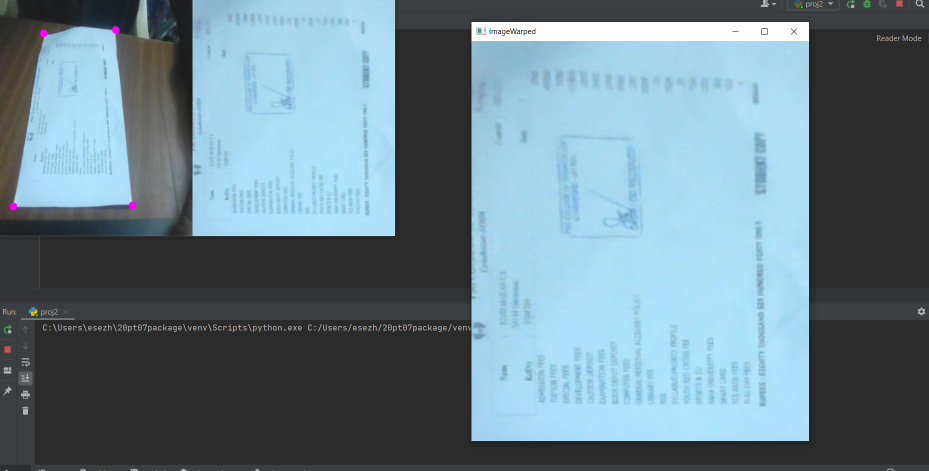
#> input picture i2.PNG, 1857 x 942 px, given in place of the camera (shown at 1/2 size)
$ python proj1.py
#> lines starting #> are read from the running program, lines starting #| are printed output that depends on the picture; after the words box and inside, x2 and y2 are one past the last pixel; in counts of white or black regions, pixels touching at a corner belong together
#> further down, img is the input picture: shape (942, 1857, 3); mean B, G, R 140.3, 128.7, 105.9
import cv2
import numpy as np

frameWidth = 640
frameHeight = 480
cap = cv2.VideoCapture(0)
cap.set(3, frameWidth)
cap.set(4, frameHeight)
cap.set(10, 150)

myColors = [[5, 107, 0, 19, 255, 255],
            [133, 56, 0, 159, 156, 255],
            [57, 76, 0, 100, 255, 255],
            [90, 48, 0, 118, 255, 255]]
myColorValues = [[51, 153, 255],  ## BGR
                 [255, 0, 255],
                 [0, 255, 0],
                 [255, 0, 0]]

myPoints = []

def findColor(img, myColors, myColorValues):
    imgHSV = cv2.cvtColor(img, cv2.COLOR_BGR2HSV)
#> imgHSV: shape (942, 1857, 3); mean H, S, V 60.3, 41.4, 140.8
    count = 0
    newPoints = []
    for color in myColors:
        lower = np.array(color[0:3])
        upper = np.array(color[3:6])
        mask = cv2.inRange(imgHSV, lower, upper)
        x, y = getContours(mask)
        cv2.circle(imgResult, (x, y), 15, myColorValues[count], cv2.FILLED)
        if x != 0 and y != 0:
            newPoints.append([x, y, count])
        count += 1
#> this loop made 4 passes
#> x on passes 1, 3, 4: 0, 572, 157
#> (contours in getContours, x) on pass 2: (31 contours, all with area under 20, 0)
#> pass 1, in findColor, `mask = cv2.inRange(imgHSV, lower, upper)`:
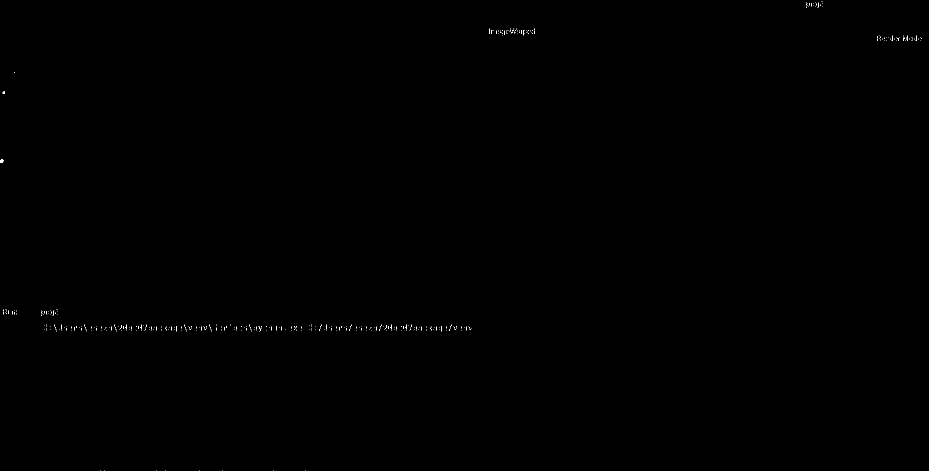
#> mask: shape (942, 1857) (shown at 1/2 size); 0.07% white in thin lines or dots
#> pass 2, in findColor, `mask = cv2.inRange(imgHSV, lower, upper)`:
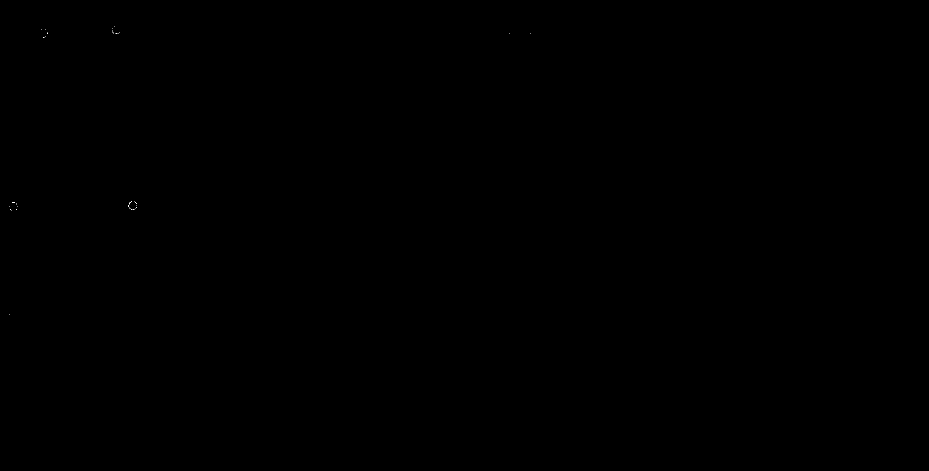
#> mask: shape (942, 1857) (shown at 1/2 size); 0% white in thin lines or dots, all inside (x1, y1, x2, y2) = (19, 52, 1062, 629)
#> pass 3, in findColor, `mask = cv2.inRange(imgHSV, lower, upper)`:
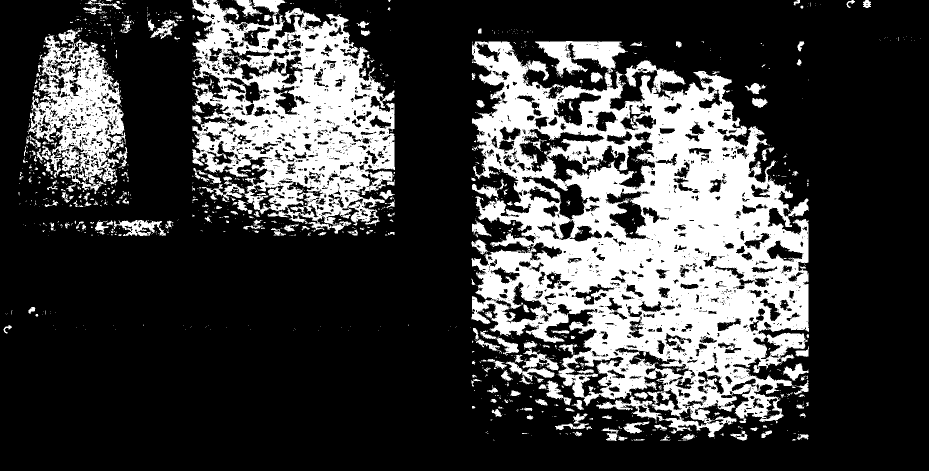
#> mask: shape (942, 1857) (shown at 1/2 size); 25.3% white; 1516 white regions (1276 under 20 px), largest, box (x1, y1, x2, y2) and area: (943, 83, 1618, 875) 268274, (385, 0, 790, 467) 100769, (56, 68, 251, 388) 28966
#> after the loop:
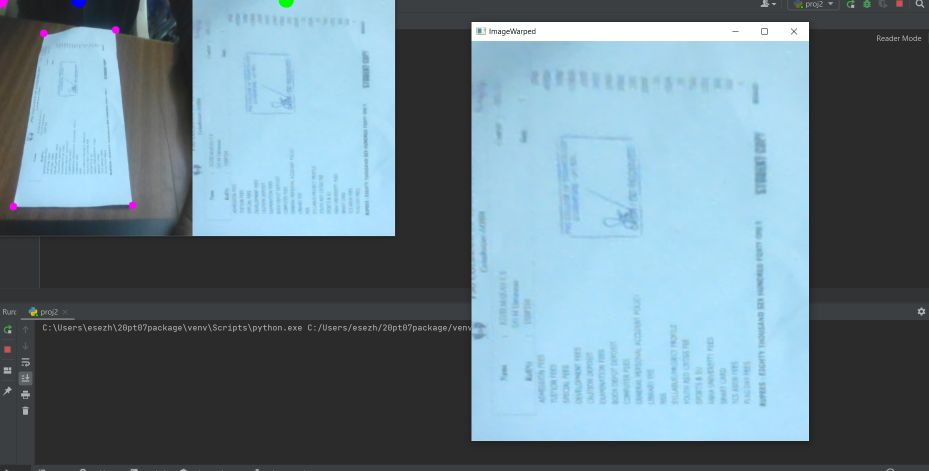
#> imgResult: shape (942, 1857, 3) (shown at 1/2 size); 0.05% of pixels changed, all inside (x1, y1, x2, y2) = (0, 0, 588, 16)
#> after the loop:
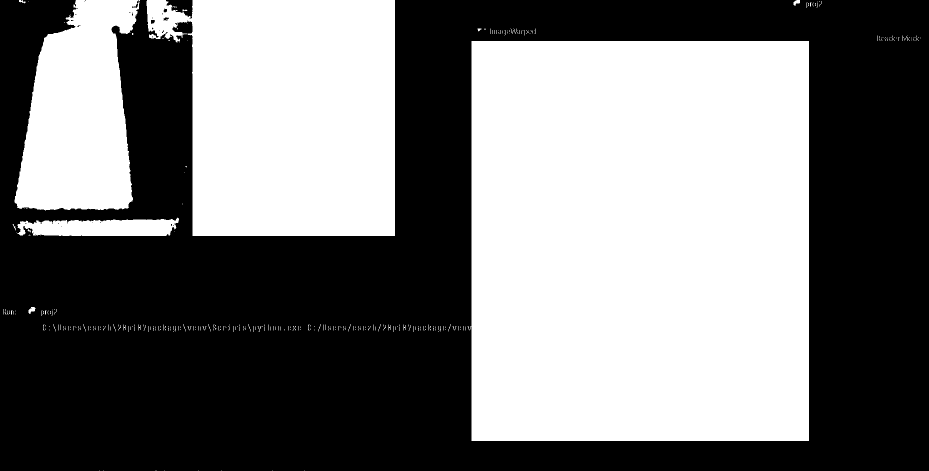
#> mask: shape (942, 1857) (shown at 1/2 size); 47.1% white; 360 white regions (350 under 20 px), largest, box (x1, y1, x2, y2) and area: (940, 82, 1618, 882) 540008, (293, 0, 790, 472) 195600, (29, 0, 280, 421) 75824
#> after the loop, count = 4; newPoints = []

    return newPoints


def getContours(img):
    contours, hierarchy = cv2.findContours(img, cv2.RETR_EXTERNAL, cv2.CHAIN_APPROX_NONE)
    x, y, w, h = 0, 0, 0, 0
    for cnt in contours:
        area = cv2.contourArea(cnt)
        if area > 500:
            peri = cv2.arcLength(cnt, True)
            approx = cv2.approxPolyDP(cnt, 0.02 * peri, True)
            x, y, w, h = cv2.boundingRect(approx)
    return x + w // 2, y


def drawOnCanvas(myPoints, myColorValues):
    for point in myPoints:
        cv2.circle(imgResult, (point[0], point[1]), 10, myColorValues[point[2]], cv2.FILLED)


while True:
    success,img = cap.read()
    imgResult = img.copy()
    newPoints = findColor(img, myColors, myColorValues)
#> newPoints = []
    if len(newPoints) != 0:
        for newP in newPoints:
            myPoints.append(newP)
    if len(myPoints) != 0:
        drawOnCanvas(myPoints, myColorValues)

    cv2.imshow("Result", imgResult)
    if cv2.waitKey(1) and 0xFF == ord('y'):
#> (key Esc is pressed here)
        break

$ run again, on i3.PNG
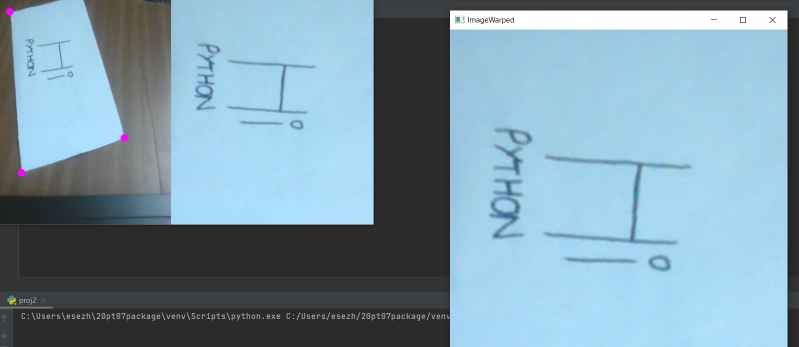
#> input picture i3.PNG, 1598 x 694 px, given in place of the camera (shown at 1/2 size)
#> img is the input picture: shape (694, 1598, 3); mean B, G, R 169.7, 154.3, 125.1
#> imgHSV: shape (694, 1598, 3); mean H, S, V 73.5, 53.3, 170.4
#> the loop in findColor, `for color in myColors:` made 4 passes
#> (contours in getContours, x) on passes 1 to 2: (350 contours, all with area under 20, 0), (28 contours, all with area under 20, 0)
#> pass 1, in findColor, `mask = cv2.inRange(imgHSV, lower, upper)`:
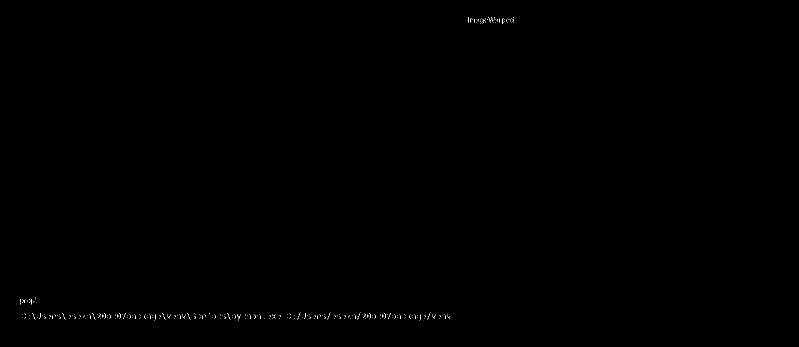
#> mask: shape (694, 1598) (shown at 1/2 size); 0.08% white in thin lines or dots, all inside (x1, y1, x2, y2) = (40, 34, 1027, 641)
#> after the loop in findColor, `for color in myColors:`:
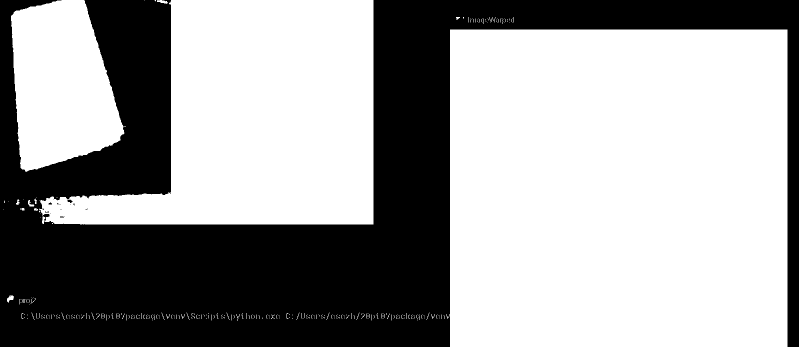
#> mask: shape (694, 1598) (shown at 1/2 size); 61.7% white; 17 black regions (14 under 20 px), largest, box (x1, y1, x2, y2) and area: (0, 0, 1598, 694) 424516, (134, 399, 145, 406) 43, (97, 405, 104, 409) 21
#> after the loop in findColor, `for color in myColors:`: count = 4; newPoints = []
